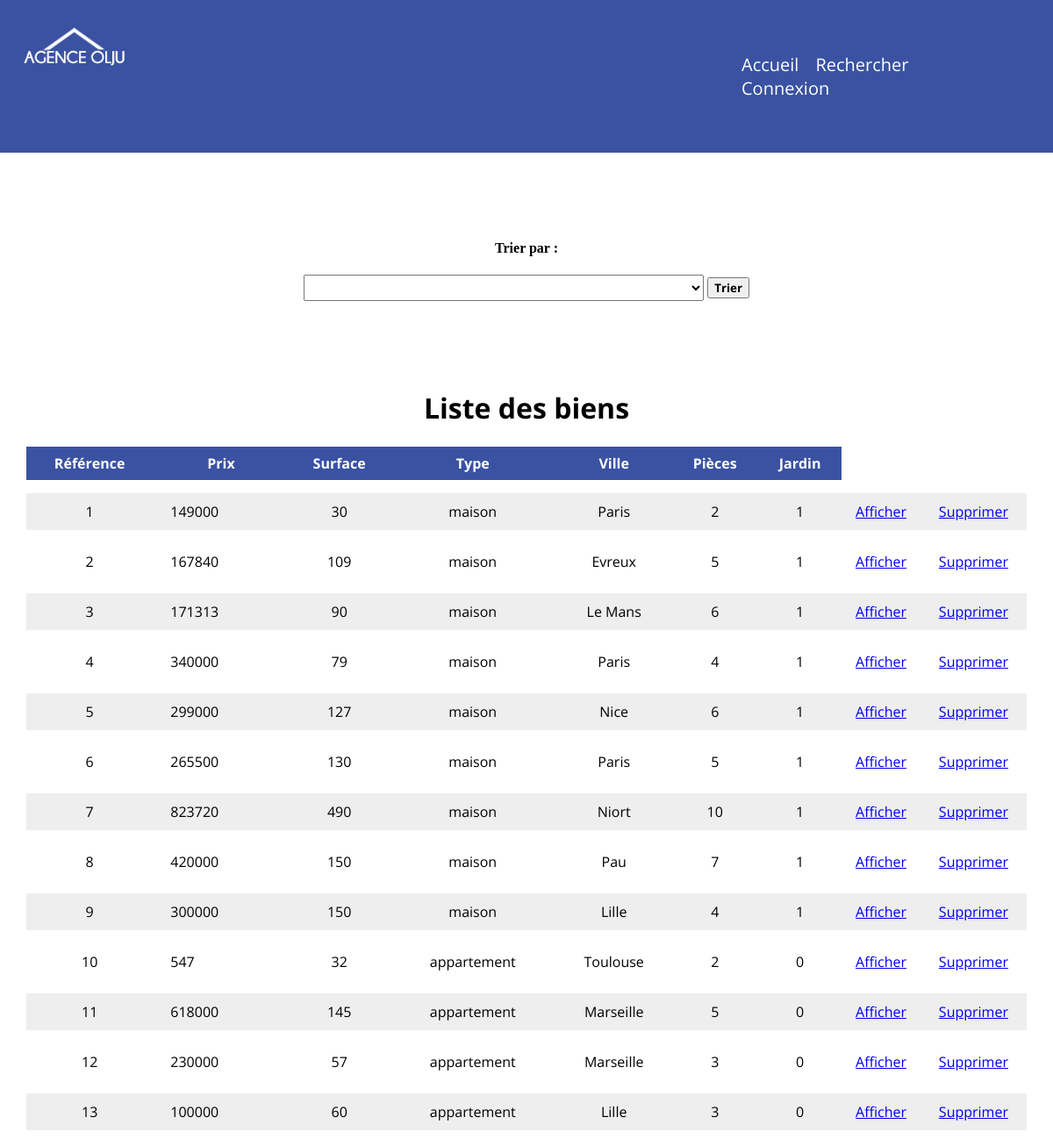
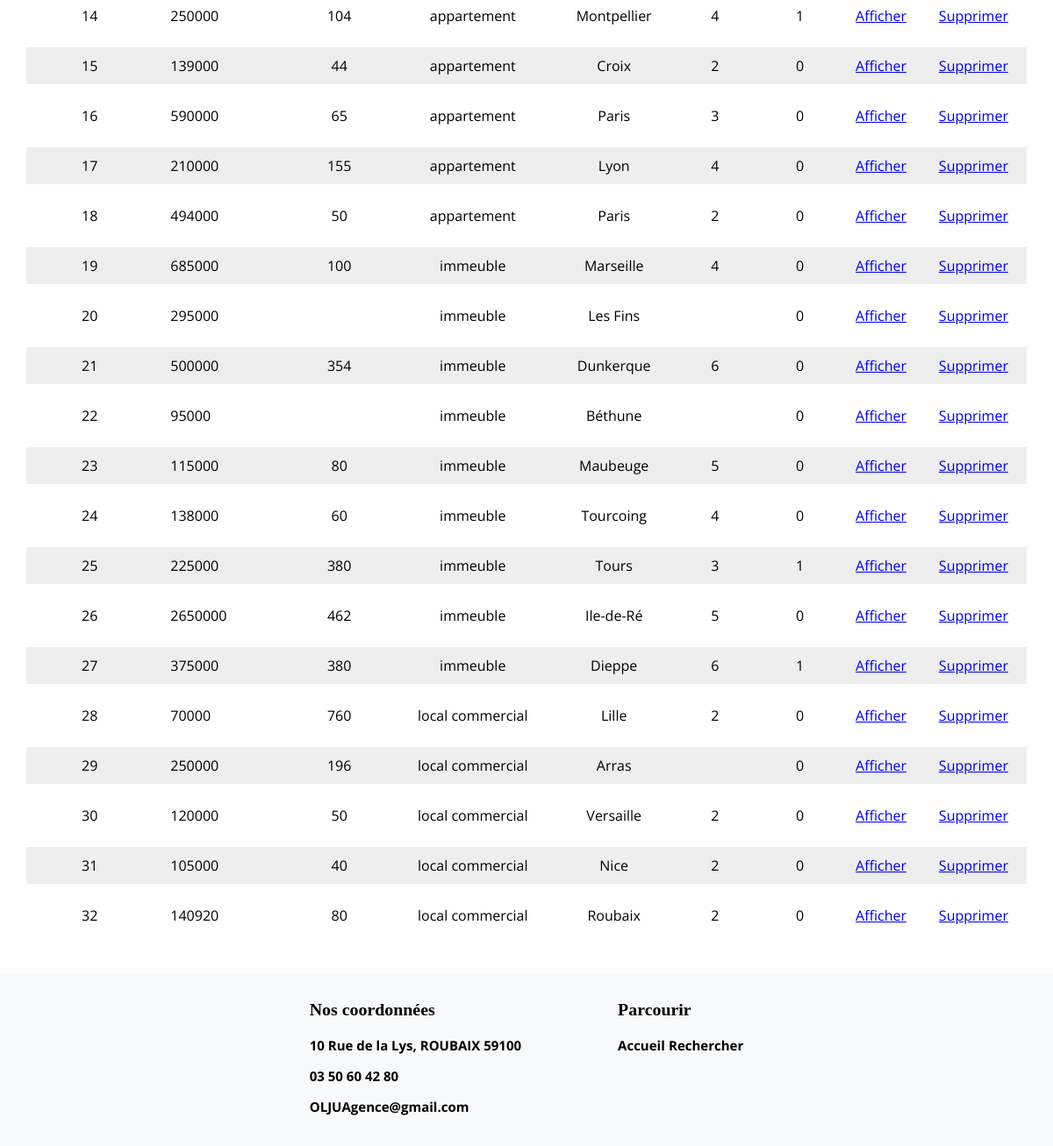
Screenshot of /vuescontroleurs/visuBiens.php with the database file from the repository (2 pictures, top to bottom).
### tables this page shows
CREATE TABLE IF NOT EXISTS `biens` (
  `ref` int(7) NOT NULL AUTO_INCREMENT,
  `descrip` text NOT NULL,
  `prix` int(11) NOT NULL,
  `surface` int(11) DEFAULT NULL,
  `type` int(11) NOT NULL,
  `ville` varchar(20) NOT NULL,
  `nbPiece` int(11) DEFAULT NULL,
  `jardin` int(11) NOT NULL,
  PRIMARY KEY (`ref`),
  KEY `fbien` (`type`)
);

CREATE TABLE IF NOT EXISTS `type_biens` (
  `id` int(11) NOT NULL AUTO_INCREMENT,
  `libelle` varchar(30) NOT NULL,
  PRIMARY KEY (`id`)
);

### modeles/mesFonctionsAccesBDD.php (called while the page is built, shortened)
<?php
function getLesBiens($ObjConnexion) {
    $allBiens = $ObjConnexion->prepare("SELECT * FROM biens JOIN type_biens ON type_biens.id = biens.type");
    $execution = $allBiens->execute();
    $lesBiens = $allBiens->fetchAll();
    return $lesBiens;
}

### vuescontroleurs/visuBiens.php (the view, shortened to what this page needs)
<html>
    <body>
        <?php
        include_once '../inc/entete.inc';
        include_once '../inc/menu.inc';
        ?>
        <form id ="triDesBiens" action="" method="POST">
            <h4>Trier par :</h4>
            <p>
                <select id="tri" name="tri">
                    <option value=""></option>
                    <option value="villeaz">Ville, A-Z</option>
                </select>
                <input type="submit" name="valid" id="valid" value="Trier" />
            </p>
        </form>
        <h1 class="titreBien">Liste des biens</h1>
        <table class="biens">
            <th>Référence</th>
            <th>Prix</th>
            <th>Surface</th>
            <th>Type</th>
            <th>Ville</th>
            <th>Pièces</th>
            <th>Jardin</th>
            <?php
            include_once '../modeles/mesFonctionsAccesBDD.php';
            $lePDO = connexionBDD();
            $lesBiens = getLesBiens($lePDO);
            foreach ($lesBiens as $unBien) {
                echo '<tr><td>' . $unBien['ref'] . '</td><td>' . $unBien['prix'] . '</td><td>' . $unBien['surface'] . '</td><td>' .
                $unBien['libelle'] . '</td><td>' . $unBien['ville'] . '</td><td>' . $unBien['nbPiece'] . '</td><td>' . $unBien['jardin'] . '</td><td>' .
                         '<a href = "affichageUnBien.php?ref='. $unBien['ref'] .'" target="_blank">Afficher</a></td>'
                        . '<td><a href = "formAjouteBien.php?ref=' . $unBien['ref'] . '">Supprimer</a></td></tr><br/>';}
            ?>
        </table>
        <?php
        include_once '../inc/piedDePage.inc';
        ?>
    </body>
</html>

### inc/entete.inc (shortened to what this page needs)
<!DOCTYPE html>
<html>
    <head>
        <link rel="stylesheet" href="../css/style.css">
    </head>
    <body>
         <header>
            <div class="logo"><img src="../img/img/logo.png" alt="Agence OLJU"></div>
            <?php
            include_once 'menu.inc';
            ?>
        </header>

### inc/menu.inc (shortened to what this page needs)
<!DOCTYPE html>
<html>
    <head>
        <link rel="stylesheet" href="../css/style.css">
    </head>
    <body>
        <header>
        <div class="nav">
                <nav class="navLinks">
                    <a href="index.php" title="accueil">Accueil</a>
                     <a href="formRechercheBien.php" title="recherche">Rechercher</a>
                    <a href="formConnexion.php" title="connexion">Connexion</a>
                </nav>
            </div>
        </header>
    </body>
</html>

### inc/piedDePage.inc (shortened to what this page needs)
<!DOCTYPE html>
<html>
    <head>
    </head>
    <body>
        <footer>
            <div class="contactInfo">
                <h3>Nos coordonnées</h3>
                <p>10 Rue de la Lys, ROUBAIX 59100</p>
                <p>03 50 60 42 80</p>
                <p>OLJUAgence@gmail.com</p>
            </div>
            <div class="menuFooter">
                <h3>Parcourir</h3>
                <a href="index.html" title="accueil">Accueil</a>
               <a href="formRechercheBien.php" title="recherche">Rechercher</a>
            </div>
        </footer>
    </body>
</html>

### css/style.css (style rules this page uses)
body { position: relative; margin : 0; padding : 0; }
header { display: flex; left: 0; right: 0; background-color:rgb(58, 82, 161); padding-top: 30px; padding-bottom: 30px; }
.logo { height: 35px; }
.logo img { width: 120px; margin-left: 25px; color: #fff; font-size: 30px; font-family: 'Bebas Neue', cursive; }
.nav { margin-right: 60px; margin-left: 700px; align-items: center; }
.navLinks a { font-family: 'Open Sans', sans-serif; text-decoration: none; font-size: 20px; color: #fff; padding-right: 15px; }
h1, p, a { font-family: 'Open Sans', sans-serif; }
input[type=ville], select { resize: none; width : 40%; height : 30px; }
#titreForm, label, select, input[type=submit] { font-family: 'Open Sans', sans-serif; font-weight: 700; }
form { width : 95%; margin : auto; margin-bottom: 100px; margin-top: 100px; text-align: center; }
table,th, td { border-collapse: separate; border-spacing: 0 15px; font-family: 'Open Sans', sans-serif; }
table { width: 95%; margin-left:auto; margin-right:auto; margin-top: -590px; position: relative; margin-bottom: 30px; }
th { background-color: rgb(58, 82, 161); color: white; padding: 8px; }
tr { margin:10px; text-align: center; }
tbody td:nth-child(2) { text-align: justify; padding:10px; padding-right:20px; padding-left: 20px; }
tbody tr:nth-child(even) { background-color:#EEEEEE; }
h1.titreBien { text-align: center; }
footer { background: rgb(248,249,250); display: flex; justify-content: center; padding: 10px 0 20px; font-size: 17px; }
.menuFooter a { text-decoration: none; color: black; display: inline; }
.contactInfo { color: black; padding-right: 55px; }
.contactInfo p { font-weight: bold; font-size: 15px; }
.menuFooter { color: black; padding-left: 55px; display: inline; }
.menuFooter a { font-weight: bold; font-size: 15px; }

### rows the page displays
biens: ref "1", prix "149000", surface "30", type.libelle "maison", ville "Paris", nbPiece "2", jardin "1"
biens: ref "2", prix "167840", surface "109", type.libelle "maison", ville "Evreux", nbPiece "5", jardin "1"
biens: ref "3", prix "171313", surface "90", type.libelle "maison", ville "Le Mans", nbPiece "6", jardin "1"
biens: ref "4", prix "340000", surface "79", type.libelle "maison", ville "Paris", nbPiece "4", jardin "1"
biens: ref "5", prix "299000", surface "127", type.libelle "maison", ville "Nice", nbPiece "6", jardin "1"
biens: ref "6", prix "265500", surface "130", type.libelle "maison", ville "Paris", nbPiece "5", jardin "1"
biens: ref "7", prix "823720", surface "490", type.libelle "maison", ville "Niort", nbPiece "10", jardin "1"
biens: ref "8", prix "420000", surface "150", type.libelle "maison", ville "Pau", nbPiece "7", jardin "1"
biens: ref "9", prix "300000", surface "150", type.libelle "maison", ville "Lille", nbPiece "4", jardin "1"
biens: ref "10", prix "547", surface "32", type.libelle "appartement", ville "Toulouse", nbPiece "2", jardin "0"
biens: ref "11", prix "618000", surface "145", type.libelle "appartement", ville "Marseille", nbPiece "5", jardin "0"
biens: ref "12", prix "230000", surface "57", type.libelle "appartement", ville "Marseille", nbPiece "3", jardin "0"
biens: ref "13", prix "100000", surface "60", type.libelle "appartement", ville "Lille", nbPiece "3", jardin "0"
biens: ref "14", prix "250000", surface "104", type.libelle "appartement", ville "Montpellier", nbPiece "4", jardin "1"
biens: ref "15", prix "139000", surface "44", type.libelle "appartement", ville "Croix", nbPiece "2", jardin "0"
biens: ref "16", prix "590000", surface "65", type.libelle "appartement", ville "Paris", nbPiece "3", jardin "0"
biens: ref "17", prix "210000", surface "155", type.libelle "appartement", ville "Lyon", nbPiece "4", jardin "0"
biens: ref "18", prix "494000", surface "50", type.libelle "appartement", ville "Paris", nbPiece "2", jardin "0"
biens: ref "19", prix "685000", surface "100", type.libelle "immeuble", ville "Marseille", nbPiece "4", jardin "0"
biens: ref "20", prix "295000", type.libelle "immeuble", ville "Les Fins", jardin "0"
biens: ref "21", prix "500000", surface "354", type.libelle "immeuble", ville "Dunkerque", nbPiece "6", jardin "0"
biens: ref "22", prix "95000", type.libelle "immeuble", ville "Béthune", jardin "0"
biens: ref "23", prix "115000", surface "80", type.libelle "immeuble", ville "Maubeuge", nbPiece "5", jardin "0"
biens: ref "24", prix "138000", surface "60", type.libelle "immeuble", ville "Tourcoing", nbPiece "4", jardin "0"
biens: ref "25", prix "225000", surface "380", type.libelle "immeuble", ville "Tours", nbPiece "3", jardin "1"
biens: ref "26", prix "2650000", surface "462", type.libelle "immeuble", ville "Ile-de-Ré", nbPiece "5", jardin "0"
biens: ref "27", prix "375000", surface "380", type.libelle "immeuble", ville "Dieppe", nbPiece "6", jardin "1"
biens: ref "28", prix "70000", surface "760", type.libelle "local commercial", ville "Lille", nbPiece "2", jardin "0"
biens: ref "29", prix "250000", surface "196", type.libelle "local commercial", ville "Arras", jardin "0"
biens: ref "30", prix "120000", surface "50", type.libelle "local commercial", ville "Versaille", nbPiece "2", jardin "0"
biens: ref "31", prix "105000", surface "40", type.libelle "local commercial", ville "Nice", nbPiece "2", jardin "0"
biens: ref "32", prix "140920", surface "80", type.libelle "local commercial", ville "Roubaix", nbPiece "2", jardin "0"
